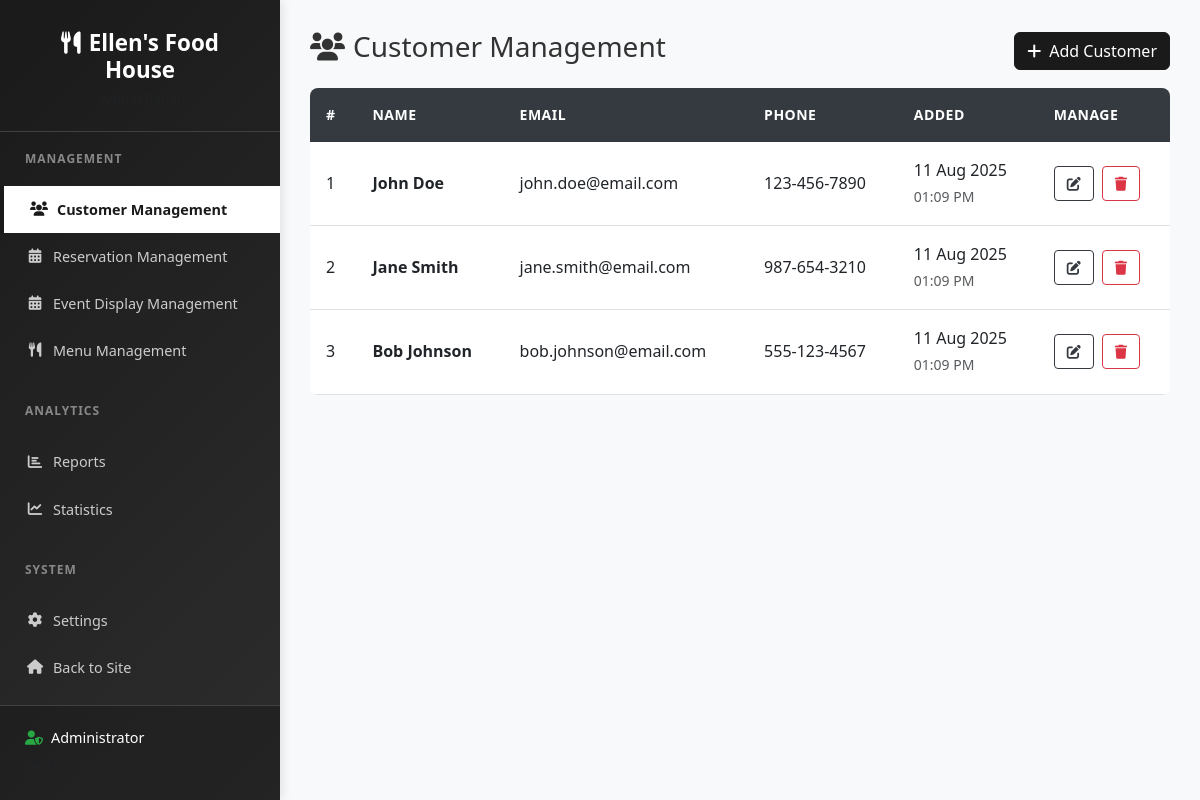
The app's page /pages/admin/account_management.php with its own data.
### tables this page shows
CREATE TABLE customers (
    id INT AUTO_INCREMENT PRIMARY KEY,
    first_name VARCHAR(50) NOT NULL,
    last_name VARCHAR(50) NOT NULL,
    email VARCHAR(100) UNIQUE NOT NULL,
    phone VARCHAR(20),
    created_at TIMESTAMP DEFAULT CURRENT_TIMESTAMP
);

### config/db_model.php (called while the page is built, shortened)
<?php
$connection = mysqli_connect(DB_SERVER, DB_USER, DB_PASS, DB_NAME);
function selectAll($sql) {
    global $connection;
    $result = mysqli_query($connection, $sql);
    $data = [];
    while ($row = mysqli_fetch_assoc($result)) {
        $data[] = $row;
    }
    return $data;
}
?>

### pages/admin/account_management.php (the view, shortened to what this page needs)
<?php
require_once '../../config/db_model.php';
$customers = selectAll("SELECT * FROM customers ORDER BY created_at DESC");
?>
<!DOCTYPE html>
<html lang="en">
<head>
    <link href="https://cdn.jsdelivr.net/npm/bootstrap@5.3.0/dist/css/bootstrap.min.css" rel="stylesheet">
    <link rel="stylesheet" href="https://cdnjs.cloudflare.com/ajax/libs/font-awesome/6.0.0/css/all.min.css">
    <link rel="stylesheet" href="../../assets/css/account_management.css">
    <link rel="stylesheet" href="../../assets/css/sidebar.css">
</head>
<body>
    <?php include '../../includes/sidebar.php'; ?>
    <div class="main-content">
        <div class="d-flex justify-content-between align-items-center mb-3">
            <h3><i class="fas fa-users me-2"></i>Customer Management</h3>
            <button type="button" class="btn btn-dark" data-bs-toggle="modal" data-bs-target="#addCustomerModal">
                <i class="fas fa-plus me-2"></i>Add Customer
            </button>
        </div>
        <div class="table-container">
            <table class="table table-hover">
                <thead>
                    <tr>
                        <th>#</th>
                        <th>NAME</th>
                        <th>EMAIL</th>
                        <th>PHONE</th>
                        <th>ADDED</th>
                        <th>MANAGE</th>
                    </tr>
                </thead>
                <tbody>
                    <?php foreach ($customers as $index => $customer): ?>
                    <tr>
                        <td><?php echo $index + 1; ?></td>
                        <td>
                            <div class="fw-bold"><?php echo htmlspecialchars($customer['first_name'] . ' ' . $customer['last_name']); ?></div>
                        </td>
                        <td><?php echo htmlspecialchars($customer['email']); ?></td>
                        <td><?php echo htmlspecialchars($customer['phone'] ?: 'N/A'); ?></td>
                        <td>
                            <div><?php echo date('d M Y', strtotime($customer['created_at'])); ?></div>
                            <small class="text-muted"><?php echo date('h:i A', strtotime($customer['created_at'])); ?></small>
                        </td>
                        <td>
                            <div class="action-buttons">
                                <button class="btn btn-sm btn-outline-dark"
                                        onclick="editCustomer(<?php echo $customer['id']; ?>, '<?php echo htmlspecialchars($customer['first_name']); ?>', '<?php echo htmlspecialchars($customer['last_name']); ?>', '<?php echo htmlspecialchars($customer['email']); ?>', '<?php echo htmlspecialchars($customer['phone']); ?>')"
                                        data-bs-toggle="modal" data-bs-target="#editCustomerModal">
                                    <i class="fas fa-edit"></i>
                                </button>
                                <button class="btn btn-sm btn-outline-danger"
                                        onclick="confirmDelete('customer', <?php echo $customer['id']; ?>)"
                                        data-bs-toggle="modal" data-bs-target="#confirmDeleteModal">
                                    <i class="fas fa-trash"></i>
                                </button>
                            </div>
                        </td>
                    </tr>
                    <?php endforeach; ?>
                </tbody>
            </table>
        </div>
    </div>
</body>
</html>

### assets/css/account_management.css (style rules this page uses)
* { margin: 0; padding: 0; box-sizing: border-box; }
body { font-family: 'Segoe UI', Tahoma, Geneva, Verdana, sans-serif; background-color: #f8f9fa; color: #333; line-height: 1.6; overflow-x: hidden; }
.table-container { overflow-x: auto; }
.table { margin-bottom: 0; }
.table thead th { background-color: #343a40; color: white; border: none; font-weight: 600; text-transform: uppercase; font-size: 0.875rem; letter-spacing: 0.5px; padding: 1rem; }
.table tbody td { padding: 1rem; vertical-align: middle; border-bottom: 1px solid #dee2e6; }
.btn-dark { background-color: #343a40; border-color: #343a40; color: white; }
.btn-outline-dark { color: #343a40; border-color: #343a40; }
.action-buttons { display: flex; gap: 0.5rem; align-items: center; }
.action-buttons .btn { padding: 0.375rem 0.75rem; font-size: 0.875rem; }

### assets/css/sidebar.css (style rules this page uses)
.main-content { margin-left: 280px; min-height: 100vh; padding: 30px; background-color: #f8f9fa; transition: margin-left 0.3s ease; }
.table-container { background: white; border-radius: 8px; overflow: hidden; }
.btn-dark { background-color: #1a1a1a; border-color: #1a1a1a; }

### records on screen
customers: first_name+last_name "John Doe", email "john.doe@email.com", phone "123-456-7890", created_at "11 Aug 2025", created_at "01:09 PM"
customers: first_name+last_name "Jane Smith", email "jane.smith@email.com", phone "987-654-3210", created_at "11 Aug 2025", created_at "01:09 PM"
customers: first_name+last_name "Bob Johnson", email "bob.johnson@email.com", phone "555-123-4567", created_at "11 Aug 2025", created_at "01:09 PM"
